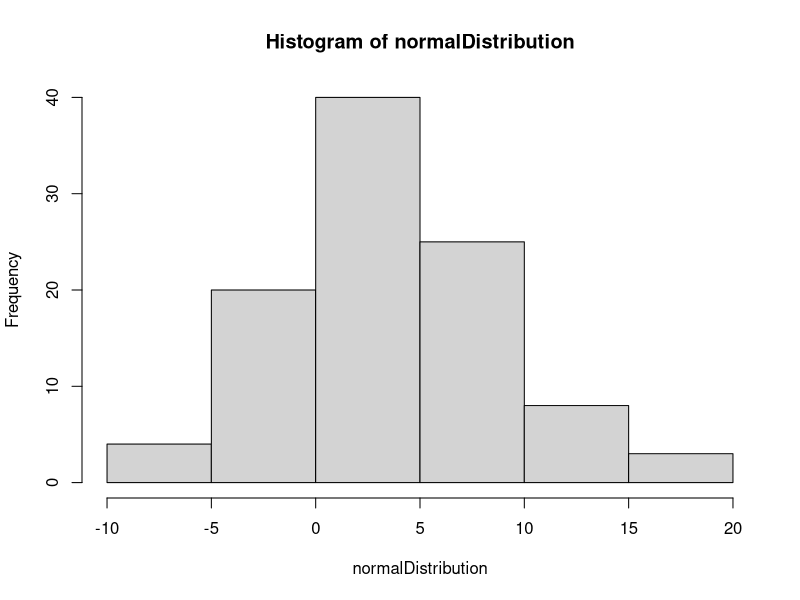

Reproduce this figure in R. (Note: this script raises an error after producing the figure.)
##code for z-test
#Definitions:
#let var mu be the mean of the population under the null hypothesis
#let var n be the sample size
#let var x_bar be the mean of the sample
#let var sd be the known population sd , or our estimate of it from the sample
#let alpha be the significance level eg 0.05
#let string var tails be "two" "left" or "right" indicating a two-tailed test or direction of one-tailed

OneSampTest <-function(type=NULL, tails=NULL, alpha, mu, n, x_bar, sd)
{
  #calculate the test statistic
  se = (sd/sqrt(n))
  test_stat <- (x_bar-mu)/(sd/sqrt(n))
  
  if (type=="z") {  
    #get the p-value for this test statistic
    if (tails =="two") {  p_val <-  2*pnorm(abs(test_stat), lower.tail=FALSE) 
    } else if (tails=="left") {p_val <-  pnorm(test_stat , lower.tail=TRUE)
    } else if (tails=="right") {p_val <-  pnorm(test_stat , lower.tail=FALSE)
    } else {stop("please choose tails as two, left, or right")}
  }
  else if (type =="t") {
    #define df
    df <- n-1  
    #get the p-value for this test statistic
    if (tails =="two") { p_val <- pt(abs(test_stat), df, lower.tail=FALSE) 
    } else if (tails=="left") {p_val <- pt(test_stat , df,lower.tail=TRUE)
    } else if (tails=="right") {p_val <- pt(test_stat , df, lower.tail=FALSE)
    } else {stop("please choose tails as two, left, or right")}
  }
  else {stop("please choose z or t")}
  
  #check if significant
  if (p_val <alpha) {sig <-"significant"
  }  else {sig <-"not significant"}
  
  
  ret <- list(type=paste("One Sample", type, "test.", tails, "tailed"), mu=mu, n=n, x_bar=x_bar, se=se, p = p_val, alpha = alpha, significance = sig )
  #return the list
  return( ret )
}



#Q1
#	H0: the mean of the population is equal to 0. 
# HA: the mean of the population is not 
#     equal to 0. Use a Z-test with the true population SD. 
#     Using alpha = 0.05


#Creating a vector 'normalDistribution' of length 100, drawn from a normal distribution with mean 4, sd 5.
normalDistribution <- rnorm(100,4,5)
#Drawing a histogram to visualize distribution
hist(normalDistribution)

#Recording the size(n), mean(x_bar) and sd of 'normalDistribution'
n <- length(normalDistribution)
x_bar <- mean(normalDistribution)
sd <- 5

#Assigning values to 'alpha'(significance level) as 0.05 and the mean of the population under null hypothesis as 0
alpha <- 0.05
mu <- 0
 
#Calling on the function OneSampleTest
#'z'- To perform a z test 
#'two'- To perform a two tail test 
#'alpha'- Use a 0.05 alpha level/significance level
#'mu'- The mean of the population under the null hypothesis
#'n'- The sample size
#'x_bar'- The mean of the sample
#'sd'- True population standard deviation
OneSampTest("z", "two", alpha, mu, n, x_bar, sd)
#This function returns the results of the specified test with respect to the 
#parameters mentioned above and prints out on the console the various results for:
#   - type of test(type), 
#   - mean of the population under the null hypothesis(mu), 
#   - size of the sample(n), 
#   - mean of the sample(x_bar), 
#   - standard error(se), 
#   - p-value(p), 
#   - alpha level/significance level(alpha) and 
#   - whether the result of the test is significant or not(significance)

#My output for my normalDistribution was(the output changes but for one of my outputs):
#   - type = "One sample z test, two tailed"
#   - mu = 0
#   - n = 100
#   - x_bar = 3.842252
#   - se = 0.5
#   - p = 1.535902e-14
#   - alpha = 0.05
#   - significance = "significant"

#Calculating the test statistic outside of thr function as it is not returned and would like to interpret it.
test_stat <- (x_bar-mu)/(sd/sqrt(n))

#Test statistic = 7.68450458238048 (this test statistic compares how different thesample mean(x_bar) is from the mean
#                 under the null hypothesis(mu). If they were both equal(i.e. if the sample mean and null hypothesis
#                 means were equal), it would imply that there is no difference between them(i.e. the test statistic
#                 would be 0). This would result in the p-value being the maximum(i.e. 1) due to the p-value being 
#                 based off the z-score of the test statistic. In this case however, the sample mean(x_bar) and mean 
#                 under the null hypothesis(H0) differ by a large degree, meaning the test statistic is quite large. 
#                 Hence, the corresponding p-value will be quite small.)

#p-value = 1.535902e-14 (due to the larger test statistic mentioned above, the p-value is quite small. It is smaller 
#          than 0.05, meaning the result is significant and hence the null hypothesis can be rejected and the 
#          alternative hypothesis accepted)

#Conclusion:As the result is significant(i.e. p < 0.05), the null hypothesis(H0) is rejected and the alternative 
#           hypothesis(HA) is accepted - that the mean of the population is not equal to 0





#Q2
# H0: the mean of the population is greater than or equal to 4.2. 
# HA: the mean of the population is less than 4.2. 
#     Use a t-test with the sample SD. 
#     Use alpha = 0.025

#Using the vector already created above 'normalDistribution'
#Recording the size(n), mean(x_bar) and sd of 'normalDistribution'
n <- length(normalDistribution)
x_bar <- mean(normalDistribution)
sd <- sd(normalDistribution)

#Assigning values to 'alpha'(significance level) as 0.05 and the mean of the population under null hypothesis as 0
alpha <- 0.025
mu <- 0

#Calling on the function OneSampleTest
#'t'- To perform a t test 
#"left" - To perform a one-tailed test(left tail)
#'alpha'- Use a 0.025 alpha level/significance level
#'mu'- The mean of the population under the null hypothesis
#'n'- The sample size
#'x_bar'- The mean of the sample
#'sd'- Sample standard deviation
OneSampTest("t", "left", alpha, mu, n, x_bar, sd)

#This function returns the results of the specified test with respect to the 
#parameters mentioned above and prints out on the console the various results for:
#   - type of test(type), 
#   - mean of the population under the null hypothesis(mu), 
#   - size of the sample(n), 
#   - mean of the sample(x_bar), 
#   - standard error(se), 
#   - p-value(p), 
#   - alpha level/significance level(alpha) and 
#   - whether the result of the test is significant or not(significance) 

#My output for my normalDistribution was:
#   - type = "One sample t test, left tailed"
#   - mu = 4.2
#   - n = 100
#   - x_bar = 3.834226
#   - se = 0.5173569
#   - p = 0.240612
#   - alpha = 0.025
#   - significance = "not significant"

#Calculate the test statistic outside of the function as it is not returned 
#and would like to interpret it.
test_stat <- (x_bar-mu)/(sd/sqrt(n))

#Test statistic = -0.707005358230935(this test statistic compares how different the sample mean(x_bar) is from the 
#                 mean under the null hypothesis(mu). If they were both equal(i.e. if the sample 
#                 mean and null hypothesis means were equal), it would imply that there is no 
#                 difference between them(i.e. the test statistic would be 0). This would result
#                 in the p-value being the maximum(i.e. 1) due to the p-value being based off the
#                 z-score of the test statistic. In this case however, the sample mean(x_bar) and
#                 mean under the null hypothesis(H0) differ by a small degree, meaning the test 
#                 statistic is also quite small. Hence, the corresponding p-value will be quite large.)

#p-value = 0.240612 (due to the small test statistic mentioned above, the p-value is quite large. It is larger 
#                    than 0.05, meaning the result is not significant and hence we fail to reject the null hypothesis)

#Conclusion:As the result is not significant(i.e. p > 0.05), we fail to reject the null hypothesis(H0) - that the 
#           mean of the population is greater than or equal to 4.2





#Q3
#3)	Repeat the previous task using the t.test function in the package {stats}
t.test(x = normalDistribution, alternative = "less", mu = mu)

#My output from t.test function:
#   - t = -0.70701
#   - df = 99
#   - p-value = 0.2406
#   - mean of x = 3.834226
# These values for the test statistic(t) and p-value correspond to the previous 
# output generated by the function used previuosly on the same sample, both functions 
# lead to the same conclusion - that the result is not significant and we fail to reject 
# the null hypothesis.# Repeat the previous task using the t.test function in the package {stats}







#Q4
#  	H0: the population proportion is equal to 0.28.
#   HA: the population proportion is not equal to 0.28. 
#   Use alpha = 0.05

##Simulate a vector containing the results of 100 independent Bernouli trials, 
#each with a probability of success of 0.3.
bernouliDistribution <- rbern(100,0.3)
#Draw histogram to visualise distribution
hist(bernouliDistribution)

#Record the size, mean and sd of bernouliDistribution
n <- length(bernouliDistribution)
x_bar <- mean(bernouliDistribution)
sd <- sqrt((0.3)*(1-0.3))

#Assign significance level(alpha) and proportion of the population under the null 
#hypothesis to variables(both given in question)
alpha <- 0.05
mu <- 0.28

#Call the OneSampTestFunction, passing in the following parameters;
#   "z" - perform a z-test
#   "two" - perform a two-tailed test
#   alpha - use a 0.025 alpha level/significance level
#   mu - proportion of the population under the null hypothesis
#   n - size of the sample
#   x_bar - proportion of the sample
#   sd - sample standard deviation
OneSampTest("z","two",alpha,mu,n,x_bar,sd)
#This function returns the results of the specified test with respect to the 
#parameters mentioned above and prints out on the console the various results for:
#   - type of test(type), 
#   - mean of the population under the null hypothesis(mu), 
#   - size of the sample(n), 
#   - mean of the sample(x_bar), 
#   - standard error(se), 
#   - p-value(p), 
#   - alpha level/significance level(alpha) and 
#   - whether the result of the test is significant or not(significance) 

#My output for my normalDistribution was:
#   - type = "One sample z test, two tailed"
#   - mu = 0.28
#   - n = 100
#   - x_bar = 0.31
#   - se = 0.04582576
#   - p = 0.5126908
#   - alpha = 0.05
#   - significance = "not significant"

#Calculate the test statistic outside of the function as it is not returned 
#and would like to interpret it.
test_stat <- (x_bar-mu)/(sd/sqrt(n))

#Test statistic = 0.654653670707977(this test statistic compares how different the sample mean(x_bar) is from the 
#                 mean under the null hypothesis(mu). If they were both equal(i.e. if the sample 
#                 mean and null hypothesis means were equal), it would imply that there is no 
#                 difference between them(i.e. the test statistic would be 0). This would result
#                 in the p-value being the maximum(i.e. 1) due to the p-value being based off the
#                 z-score of the test statistic. In this case however, the sample mean(x_bar) and
#                 mean under the null hypothesis(H0) differ by a small degree, meaning the test 
#                 statistic is also quite small. Hence, the corresponding p-value will be quite large.) 

#p-value = 0.5126908(due to the small test statistic mentioned above, the p-value is quite large. It is larger 
#                    than 0.05, meaning the result is not significant and hence we fail to reject the null hypothesis)

#Conclusion:As the result is not significant(i.e. p > 0.05), we fail to reject the null hypothesis(H0) - that 
#           the population proportion is equal to 0.28 






#Q5
# 	H0: the population proportion is less than or equal to 0.35. 
#   HA: the population proportion is greater than 0.35. 
#   Use alpha = 0.05

#Assign significance level(alpha) and proportion of the population under the null 
#hypothesis to variables(both given in question)
alpha <- 0.05
mu <- 0.35

#Call the OneSampTestFunction, passing in the following parameters;
#   "z" - perform a z-test
#   "right" - perform a one-tailed test(right tail)
#   alpha - use a 0.05 alpha level/significance level
#   mu - proportion of the population under the null hypothesis
#   n - size of the sample
#   x_bar - proportion of the sample
#   sd - sample standard deviation
OneSampTest("z","right",alpha,mu,n,x_bar,sd)
#This function returns the results of the specified test with respect to the 
#parameters mentioned above and prints out on the console the various results for:
#   - type of test(type), 
#   - mean of the population under the null hypothesis(mu), 
#   - size of the sample(n), 
#   - mean of the sample(x_bar), 
#   - standard error(se), 
#   - p-value(p), 
#   - alpha level/significance level(alpha) and 
#   - whether the result of the test is significant or not(significance) 

#My output for my normalDistribution was:
#   - type = "One sample z test, right tailed"
#   - mu = 0.35
#   - n = 100#and would like to interpret it.
test_stat <- (x_bar-mu)/(sd/sqrt(n))
#   - x_bar = 0.31
#   - se = 0.04582576
#   - p = 0.8086335
#   - alpha = 0.05
#   - significance = "not significant"

#Calculate the test statistic outside of the function as it is not returned 

#Test statistic = -0.872871560943969(this test statistic compares how different the sample mean(x_bar) is from the 
#                 mean under the null hypothesis(mu). If they were both equal(i.e. if the sample 
#                 mean and null hypothesis means were equal), it would imply that there is no 
#                 difference between them(i.e. the test statistic would be 0). This would result
#                 in the p-value being the maximum(i.e. 1) due to the p-value being based off the
#                 z-score of the test statistic. In this case however, the sample mean(x_bar) and
#                 mean under the null hypothesis(H0) differ by a small degree, meaning the test 
#                 statistic is also quite small. Hence, the corresponding p-value will be quite large.) 

#p-value = 0.8086335(due to the small test statistic mentioned above, the p-value is quite large. It is larger 
#                     than 0.05, meaning the result is not significant and hence we fail to reject the null hypothesis)

#Conclusion:As the result is not significant(i.e. p > 0.05), we fail to reject the null hypothesis(H0) - that 
#           the population proportion is less than or equal to 0.35.
   
